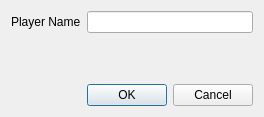
<?xml version="1.0" encoding="UTF-8"?>
<ui version="4.0">
 <class>AddPlayerDialogue</class>
 <widget class="QDialog" name="AddPlayerDialogue">
  <property name="geometry">
   <rect>
    <x>0</x>
    <y>0</y>
    <width>264</width>
    <height>117</height>
   </rect>
  </property>
  <property name="windowTitle">
   <string>Dialog</string>
  </property>
  <layout class="QFormLayout" name="formLayout">
   <item row="2" column="1">
    <widget class="QDialogButtonBox" name="buttonBox">
     <property name="standardButtons">
      <set>QDialogButtonBox::Cancel|QDialogButtonBox::Ok</set>
     </property>
    </widget>
   </item>
   <item row="0" column="1">
    <widget class="QLineEdit" name="nameEdit">
     <property name="clearButtonEnabled">
      <bool>true</bool>
     </property>
    </widget>
   </item>
   <item row="0" column="0">
    <widget class="QLabel" name="label">
     <property name="text">
      <string>Player Name</string>
     </property>
     <property name="buddy">
      <cstring>nameEdit</cstring>
     </property>
    </widget>
   </item>
   <item row="1" column="1">
    <spacer name="verticalSpacer">
     <property name="orientation">
      <enum>Qt::Vertical</enum>
     </property>
     <property name="sizeHint" stdset="0">
      <size>
       <width>20</width>
       <height>40</height>
      </size>
     </property>
    </spacer>
   </item>
  </layout>
 </widget>
 <resources/>
 <connections>
  <connection>
   <sender>buttonBox</sender>
   <signal>rejected()</signal>
   <receiver>AddPlayerDialogue</receiver>
   <slot>reject()</slot>
   <hints>
    <hint type="sourcelabel">
     <x>171</x>
     <y>95</y>
    </hint>
    <hint type="destinationlabel">
     <x>131</x>
     <y>58</y>
    </hint>
   </hints>
  </connection>
 </connections>
</ui>
